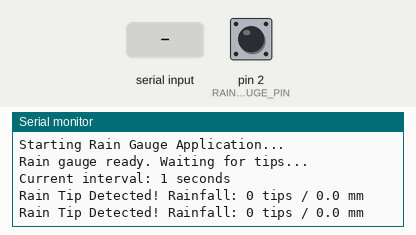
Simulated run of this sketch. Board: Arduino Uno, built with avr-gcc and run on an emulated ATmega328P. On the bench: the last lines printed to the serial monitor. The test bench sets the inputs (shaded band); at power-on: pin 2 (RAIN_GAUGE_PIN) HIGH.

Above: at 1.2 s.
1.3 s: "restartDevice\n" received over Serial
2.8 s: "SET_INTERVAL:\n" received over Serial
At 3.3 s:
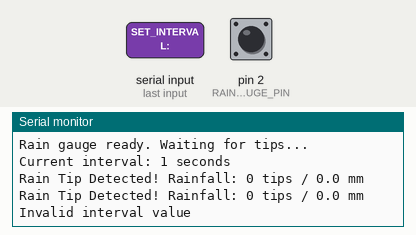
4.3 s: pin 2 (RAIN_GAUGE_PIN) pulled LOW for 0.15 s
At 5.1 s:
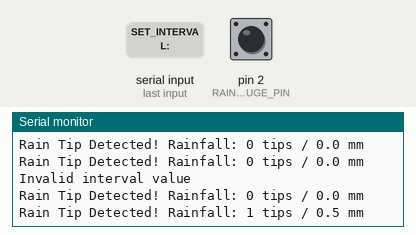
5.9 s: pin 2 (RAIN_GAUGE_PIN) pulled LOW for 1 s
At 6.7 s:
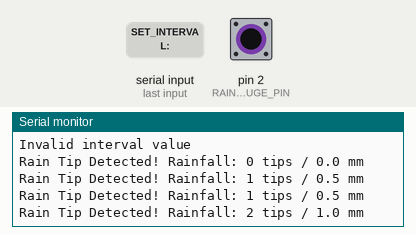
Timing chart, 0 to 8.9 s (numbered marks = the images above; inputs shaded):
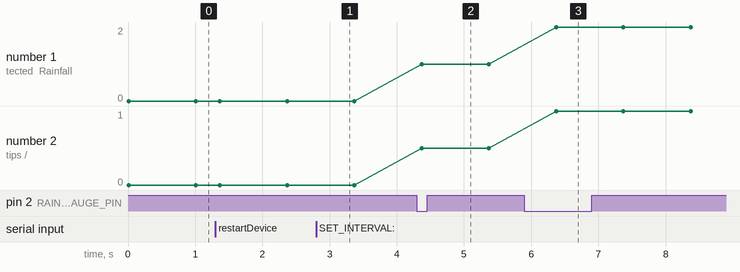

Measured:
- after the input at 2.8 s, the serial monitor: prints a new line after 0.07 s (image 1)
- after the input at 4.3 s, the serial monitor: prints a new line after 0.07 s (image 2)
- after the input at 5.9 s, the serial monitor: prints a new line after 0.47 s (image 3)
- plotted number 1: 1 → 2 after the input at 5.9 s
- plotted number 2: 0 → 0.5 after the input at 4.3 s

The sketch:

Rain_Gauge_UI.ino
```cpp
#include <Arduino.h>
#include <EEPROM.h>

// -------------------------------------------------------
// Rain Gauge Config
// -------------------------------------------------------
#define RAIN_GAUGE_PIN   2      // Must be pin 2 or 3 on Uno (hardware interrupt pins)
                                // Any GPIO on ESP32
#define MM_PER_TIP       0.5   // Millimeters of rain per bucket tip
#define DEBOUNCE_TIME_MS 200   // Ignore tips faster than this (mechanical bounce)

// -------------------------------------------------------
// EEPROM Config
// -------------------------------------------------------
#define EEPROM_INTERVAL_ADDR 0
#define EEPROM_MAGIC_ADDR    10
#define EEPROM_MAGIC_VALUE   0xA5

// -------------------------------------------------------
// Volatile variables — changed inside ISR
// -------------------------------------------------------
volatile uint32_t tip_count    = 0;
volatile uint32_t last_tip_time = 0;

// -------------------------------------------------------
// ISR — equivalent to rain_gauge_callback() in main.c
// Called every time the rain gauge pin triggers
// -------------------------------------------------------
void rain_gauge_isr() {  uint32_t current_time = millis();

  // Debounce: only count if enough time passed since last tip
  if ((current_time - last_tip_time) > DEBOUNCE_TIME_MS) {
    tip_count++;
    last_tip_time = current_time;
  }
}

// -------------------------------------------------------
// UI State — equivalent to ui.c
// -------------------------------------------------------
#define CMD_BUF_SIZE 64
char     cmd_buf[CMD_BUF_SIZE];
int      cmd_len         = 0;
int      interval_ms     = 1000;  // default 1 second
bool     interval_updated = false;

// -------------------------------------------------------
// EEPROM Functions
// -------------------------------------------------------
void save_interval_to_eeprom(int value_seconds) {
  EEPROM.put(EEPROM_INTERVAL_ADDR, value_seconds);
  EEPROM.update(EEPROM_MAGIC_ADDR, EEPROM_MAGIC_VALUE);
}

void load_interval_from_eeprom() {
  byte magic = EEPROM.read(EEPROM_MAGIC_ADDR);

  if (magic == EEPROM_MAGIC_VALUE) {
    int saved_interval_seconds;

    EEPROM.get(EEPROM_INTERVAL_ADDR, saved_interval_seconds);

    if (saved_interval_seconds > 0) {
      interval_ms = saved_interval_seconds * 1000;
    }
  }
}

// -------------------------------------------------------
// process_commands() — equivalent to ui.c process_commands()
// -------------------------------------------------------
void process_commands(char *buf) {

  // 1. restartDevice
  if (strstr(buf, "restartDevice")) {
    Serial.println("Rebooting...");
    delay(50);
    void (*resetFunc)(void) = 0; // software reset
    resetFunc();
    return;
  }

  // 2. SET_INTERVAL:<seconds>
  char *p = strstr(buf, "SET_INTERVAL:");
  if (p) {
    p += strlen("SET_INTERVAL:");

    while (*p != '\0' && !isdigit((unsigned char)*p)) p++;

    if (isdigit((unsigned char)*p)) {
      int value = atoi(p);
      if (value > 0) {
        interval_ms      = value * 1000;
        interval_updated = true;

        // Save interval to EEPROM
        save_interval_to_eeprom(value);

        Serial.print("Interval updated to ");
        Serial.print(value);
        Serial.println(" seconds");
      } else {
        Serial.println("Invalid interval value (must be > 0)");
      }
    } else {
      Serial.println("Invalid interval value");
    }
  }

  // Reset buffer
  cmd_len = 0;
  memset(cmd_buf, 0, sizeof(cmd_buf));
}

// -------------------------------------------------------
// ui_poll() — equivalent to uart_cb() in ui.c
// Polled every 100ms inside the wait loop
// -------------------------------------------------------
void ui_poll() {
  while (Serial.available() > 0) {
    char c = Serial.read();

    if (c == '\r' || c == '\n') {
      if (cmd_len > 0) {
        cmd_buf[cmd_len] = '\0';
        process_commands(cmd_buf);
        cmd_len = 0;
        memset(cmd_buf, 0, sizeof(cmd_buf));
      }
    } else if (cmd_len < CMD_BUF_SIZE - 1) {
      cmd_buf[cmd_len++] = c;
    }
  }
}

// -------------------------------------------------------
// SETUP
// -------------------------------------------------------
void setup() {
  Serial.begin(115200);

  // Load saved interval from EEPROM
  load_interval_from_eeprom();

  Serial.println("Starting Rain Gauge Application...");

  // Configure rain gauge pin as input with internal pull-up
  // (reed switch pulls to GND when it closes — pull-up keeps it HIGH normally)
  pinMode(RAIN_GAUGE_PIN, INPUT_PULLUP);

  // Attach interrupt — trigger on FALLING edge
  // (pin goes HIGH→LOW when reed switch closes, equivalent to GPIO_INT_EDGE_TO_ACTIVE)
  attachInterrupt(digitalPinToInterrupt(RAIN_GAUGE_PIN), rain_gauge_isr, FALLING);

  Serial.println("Rain gauge ready. Waiting for tips...");

  Serial.print("Current interval: ");
  Serial.print(interval_ms / 1000);
  Serial.println(" seconds");
}

// -------------------------------------------------------
// LOOP
// -------------------------------------------------------
void loop() {
  // Safely read volatile tip_count (disable interrupt briefly to avoid race)
  noInterrupts();
  uint32_t current_tips = tip_count;
  interrupts();

  // Calculate rainfall in mm
  float rainfall_mm = current_tips * MM_PER_TIP;

  // Print — same format as Nordic version
  Serial.print("Rain Tip Detected! Rainfall: ");
  Serial.print(current_tips);
  Serial.print(" tips / ");
  Serial.print(rainfall_mm, 1);
  Serial.println(" mm");

  // ---- Wait for interval, checking UI every 100ms ----
  int elapsed_ms = 0;
  interval_updated = false;

  while (elapsed_ms < interval_ms) {
    ui_poll();

    if (interval_updated) {
      interval_updated = false;
      break; // restart immediately with new interval
    }

    delay(100);
    elapsed_ms += 100;
  }
}
```
